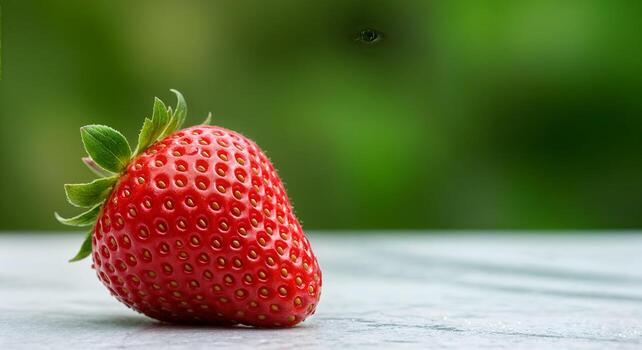
#> input picture backend/test_imgs/1.jpg, 642 x 350 px
$ python test_features.py   (older library calls are emulated)
#> lines starting #> are read from the running program, lines starting #| are printed output that depends on the picture; long printed decimals are rounded
#> further down, img is the input picture: shape (350, 642, 3); mean B, G, R 73.5, 116.1, 112.3
### backend/app/services/feature_extractor.py
import cv2
import numpy as np

class ImgFeatureExtractor:
    # to extract cv features from img
    # these will alter be used by ml model for img quality classification

    def extract(self,img:np.ndarray)->dict:
        # np.ndarray: img loaded using opencv (bgr format)
        # returns dict of features

        if img is None:
            raise ValueError("Invalid or unreadable img")

        gray = cv2.cvtColor(img,cv2.COLOR_BGR2GRAY)
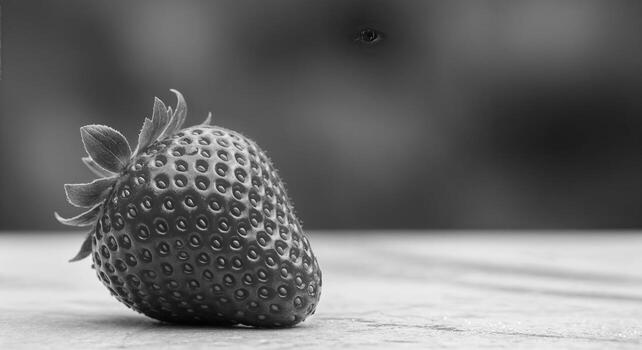
#> gray: shape (350, 642); min 4, max 252, mean 110.1

        features = {
            "sharpness":self._calc_sharpness(gray),
            "brightness":self._calc_brightness(gray),
            "contrast":self._calc_contrast(gray),
            "noise":self._calc_noise(gray),
            "entropy":self._calc_entropy(gray),
            "saturation":self._calc_sat(img),
            "darkpixels":self._calc_darkpixels(gray),
            "brightpixels":self._calc_brightpixels(gray),
        }

        return features

    def _calc_sharpness(self,gray:np.ndarray)->float:
        # higher value indicates sharper img
        # lower value indicates blur.

        laplacian = cv2.Laplacian(gray, cv2.CV_64F)
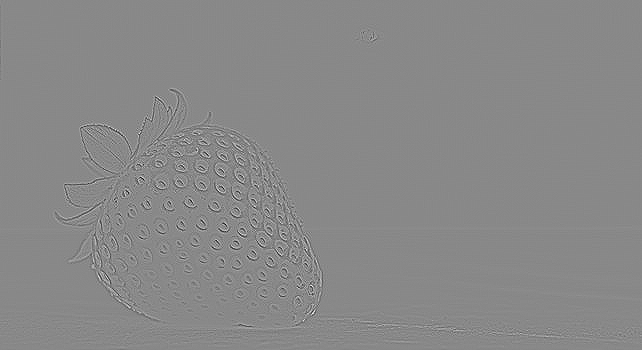
#> laplacian: shape (350, 642) float64; min -332, max 287, mean 0; drawn with min black and max white
        return float(laplacian.var())

    def _calc_brightness(self,gray:np.ndarray)->float:
        # higher value indicates brighter img
        # lower value indicates darker img

        return float(np.mean(gray))

    def _calc_contrast(self,gray:np.ndarray)->float:
        # higher value indicates higher contrast
        # lower value indicates lower contrast

        return float(np.std(gray))

    def _calc_noise(self,gray:np.ndarray)->float:
        blur = cv2.GaussianBlur(gray,(5,5),0)
        residual = gray.astype(np.float32) - blur.astype(np.float32)
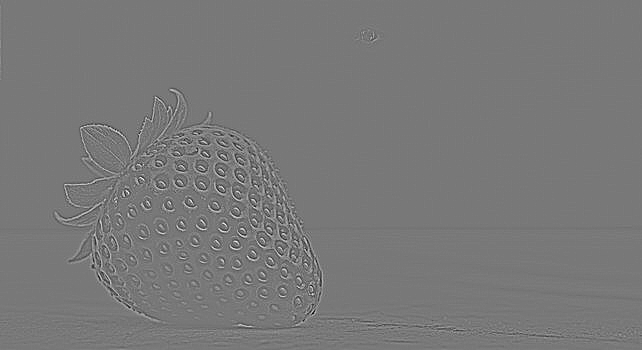
#> residual: shape (350, 642) float32; min -74, max 82, mean 0; drawn with min black and max white
        noise = np.std(residual)
#> noise = 6.14

        return float(noise)

    def _calc_entropy(self,gray:np.ndarray)->float:
        # shannon entropy
        # higher entropy means greater information and texture variation.

        hist = cv2.calcHist([gray],[0],None,[256],[0,256]).flatten()
#> hist = 256 values, max 3598 at index 64, min 0 at index 0, mean 877.7

        probs = hist / hist.sum()
#> probs = 256 values, max 0.016 at index 64, min 0 at index 0, mean 0.00391
        probs = probs[probs > 0]  # filter out zero probabilities
#> probs = 249 values, max 0.016 at index 60, min 4.45e-06 at index 247, mean 0.00402

        entropy = -np.sum(probs * np.log2(probs))
#> entropy = 7.31

        return float(entropy)

    def _calc_sat(self,img:np.ndarray)->float:
        hsv = cv2.cvtColor(img, cv2.COLOR_BGR2HSV)
#> hsv: shape (350, 642, 3); mean H, S, V 58.9, 156.5, 136.7
        sat = hsv[:,:,1]
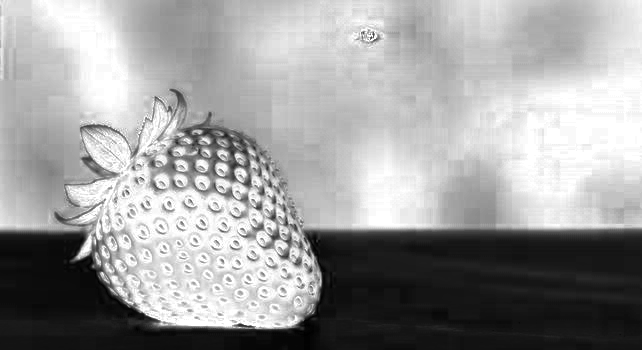
#> sat: shape (350, 642); min 0, max 255, mean 156.5
        return float(np.mean(sat))

    def _calc_darkpixels(self,gray:np.ndarray)->float:
        darks = np.sum(gray < 30)
#> darks = 3114
        return float(darks / gray.size)

    def _calc_brightpixels(self,gray:np.ndarray)->float:
        brights = np.sum(gray > 225)
#> brights = 12919
        return float(brights / gray.size)

### backend/test_features.py
import cv2
from app.services.feature_extractor import ImgFeatureExtractor

path = "test_imgs/1.jpg"
img = cv2.imread(path)
extractor = ImgFeatureExtractor()
features = extractor.extract(img)
#> in extract, `features = { "sharpness":self._calc_sharpness(gray), "brightness":self..`: features = {'sharpness': 454.4, 'brightness': 110.1, 'contrast': 63.65, 'noise': 6.14, 'entropy': 7.31, 'saturation': 156.5, 'darkpixels': 0.0139, 'brightpixels': 0.0575}

print("Extracted features:",features)
#| Extracted features: {'sharpness': 454.393, 'brightness': 110.094, 'contrast': 63.646, 'noise': 6.142, 'entropy': 7.305, 'saturation': 156.452, 'darkpixels': 0.01386, 'brightpixels': 0.05749}
